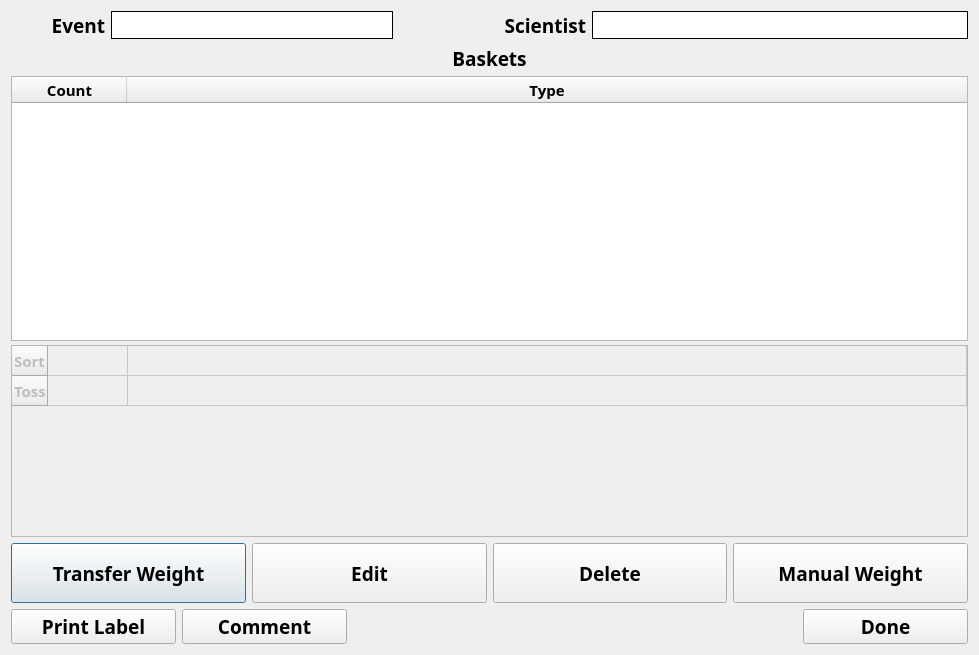
<?xml version="1.0" encoding="UTF-8"?>
<ui version="4.0">
 <class>clamsCatch</class>
 <widget class="QDialog" name="clamsCatch">
  <property name="windowModality">
   <enum>Qt::NonModal</enum>
  </property>
  <property name="geometry">
   <rect>
    <x>0</x>
    <y>0</y>
    <width>979</width>
    <height>655</height>
   </rect>
  </property>
  <property name="minimumSize">
   <size>
    <width>750</width>
    <height>600</height>
   </size>
  </property>
  <property name="windowTitle">
   <string>CLAMS Catch</string>
  </property>
  <layout class="QVBoxLayout" name="verticalLayout">
   <item>
    <layout class="QHBoxLayout" name="horizontalLayout_4" stretch="10,30,20,40">
     <item>
      <widget class="QLabel" name="haulLabel">
       <property name="font">
        <font>
         <family>Arial Black</family>
         <pointsize>14</pointsize>
         <weight>75</weight>
         <bold>true</bold>
        </font>
       </property>
       <property name="text">
        <string>Event</string>
       </property>
       <property name="alignment">
        <set>Qt::AlignRight|Qt::AlignTrailing|Qt::AlignVCenter</set>
       </property>
      </widget>
     </item>
     <item>
      <widget class="QLabel" name="haulNum">
       <property name="font">
        <font>
         <family>Arial Black</family>
         <pointsize>14</pointsize>
         <weight>75</weight>
         <bold>true</bold>
        </font>
       </property>
       <property name="layoutDirection">
        <enum>Qt::LeftToRight</enum>
       </property>
       <property name="styleSheet">
        <string notr="true">QWidget {
    background-color: white;
}</string>
       </property>
       <property name="frameShape">
        <enum>QFrame::Panel</enum>
       </property>
       <property name="text">
        <string/>
       </property>
      </widget>
     </item>
     <item>
      <widget class="QLabel" name="label_10">
       <property name="font">
        <font>
         <family>Arial Black</family>
         <pointsize>14</pointsize>
         <weight>75</weight>
         <bold>true</bold>
        </font>
       </property>
       <property name="text">
        <string>Scientist</string>
       </property>
       <property name="alignment">
        <set>Qt::AlignRight|Qt::AlignTrailing|Qt::AlignVCenter</set>
       </property>
      </widget>
     </item>
     <item>
      <widget class="QLabel" name="sciLabel">
       <property name="minimumSize">
        <size>
         <width>0</width>
         <height>0</height>
        </size>
       </property>
       <property name="font">
        <font>
         <family>Arial Black</family>
         <pointsize>14</pointsize>
         <weight>75</weight>
         <bold>true</bold>
        </font>
       </property>
       <property name="autoFillBackground">
        <bool>false</bool>
       </property>
       <property name="styleSheet">
        <string notr="true">QWidget {
    background-color: white;
}</string>
       </property>
       <property name="frameShape">
        <enum>QFrame::Panel</enum>
       </property>
       <property name="frameShadow">
        <enum>QFrame::Plain</enum>
       </property>
       <property name="lineWidth">
        <number>1</number>
       </property>
       <property name="text">
        <string/>
       </property>
      </widget>
     </item>
    </layout>
   </item>
   <item>
    <layout class="QVBoxLayout" name="verticalLayout_4" stretch="55">
     <property name="spacing">
      <number>12</number>
     </property>
     <item>
      <layout class="QVBoxLayout" name="verticalLayout_2" stretch="0,0,0">
       <property name="spacing">
        <number>4</number>
       </property>
       <property name="sizeConstraint">
        <enum>QLayout::SetDefaultConstraint</enum>
       </property>
       <item>
        <widget class="QLabel" name="label_7">
         <property name="font">
          <font>
           <family>Arial Black</family>
           <pointsize>14</pointsize>
           <weight>75</weight>
           <bold>true</bold>
          </font>
         </property>
         <property name="text">
          <string>Baskets</string>
         </property>
         <property name="alignment">
          <set>Qt::AlignCenter</set>
         </property>
        </widget>
       </item>
       <item>
        <widget class="QTableWidget" name="basketTable">
         <property name="sizePolicy">
          <sizepolicy hsizetype="Expanding" vsizetype="Preferred">
           <horstretch>0</horstretch>
           <verstretch>1</verstretch>
          </sizepolicy>
         </property>
         <property name="minimumSize">
          <size>
           <width>0</width>
           <height>0</height>
          </size>
         </property>
         <property name="font">
          <font>
           <family>Arial Black</family>
           <pointsize>11</pointsize>
           <weight>75</weight>
           <bold>true</bold>
          </font>
         </property>
         <property name="selectionMode">
          <enum>QAbstractItemView::NoSelection</enum>
         </property>
         <property name="selectionBehavior">
          <enum>QAbstractItemView::SelectItems</enum>
         </property>
         <property name="showGrid">
          <bool>true</bool>
         </property>
         <attribute name="horizontalHeaderMinimumSectionSize">
          <number>100</number>
         </attribute>
         <attribute name="horizontalHeaderDefaultSectionSize">
          <number>115</number>
         </attribute>
         <attribute name="horizontalHeaderShowSortIndicator" stdset="0">
          <bool>false</bool>
         </attribute>
         <attribute name="horizontalHeaderStretchLastSection">
          <bool>true</bool>
         </attribute>
         <attribute name="verticalHeaderDefaultSectionSize">
          <number>50</number>
         </attribute>
         <column>
          <property name="text">
           <string>Count</string>
          </property>
         </column>
         <column>
          <property name="text">
           <string>Type</string>
          </property>
         </column>
        </widget>
       </item>
       <item>
        <widget class="QTableWidget" name="sumTable">
         <property name="enabled">
          <bool>false</bool>
         </property>
         <property name="sizePolicy">
          <sizepolicy hsizetype="Expanding" vsizetype="Preferred">
           <horstretch>0</horstretch>
           <verstretch>0</verstretch>
          </sizepolicy>
         </property>
         <property name="minimumSize">
          <size>
           <width>0</width>
           <height>0</height>
          </size>
         </property>
         <property name="font">
          <font>
           <family>Arial Black</family>
           <pointsize>11</pointsize>
           <weight>75</weight>
           <bold>true</bold>
          </font>
         </property>
         <property name="rowCount">
          <number>2</number>
         </property>
         <property name="columnCount">
          <number>2</number>
         </property>
         <attribute name="horizontalHeaderVisible">
          <bool>false</bool>
         </attribute>
         <attribute name="horizontalHeaderMinimumSectionSize">
          <number>50</number>
         </attribute>
         <attribute name="horizontalHeaderDefaultSectionSize">
          <number>80</number>
         </attribute>
         <attribute name="horizontalHeaderStretchLastSection">
          <bool>true</bool>
         </attribute>
         <attribute name="verticalHeaderVisible">
          <bool>true</bool>
         </attribute>
         <attribute name="verticalHeaderCascadingSectionResizes">
          <bool>false</bool>
         </attribute>
         <attribute name="verticalHeaderMinimumSectionSize">
          <number>30</number>
         </attribute>
         <attribute name="verticalHeaderDefaultSectionSize">
          <number>30</number>
         </attribute>
         <attribute name="verticalHeaderStretchLastSection">
          <bool>false</bool>
         </attribute>
         <row>
          <property name="text">
           <string>Sort</string>
          </property>
         </row>
         <row>
          <property name="text">
           <string>Toss</string>
          </property>
         </row>
         <column>
          <property name="text">
           <string>Total Baskets</string>
          </property>
         </column>
         <column>
          <property name="text">
           <string>Total Weight</string>
          </property>
         </column>
        </widget>
       </item>
      </layout>
     </item>
    </layout>
   </item>
   <item>
    <layout class="QHBoxLayout" name="horizontalLayout">
     <item>
      <widget class="QPushButton" name="transBtn">
       <property name="minimumSize">
        <size>
         <width>0</width>
         <height>60</height>
        </size>
       </property>
       <property name="font">
        <font>
         <family>Arial Black</family>
         <pointsize>14</pointsize>
         <weight>75</weight>
         <bold>true</bold>
        </font>
       </property>
       <property name="text">
        <string>Transfer Weight</string>
       </property>
      </widget>
     </item>
     <item>
      <widget class="QPushButton" name="editBtn">
       <property name="minimumSize">
        <size>
         <width>0</width>
         <height>60</height>
        </size>
       </property>
       <property name="font">
        <font>
         <family>Arial Black</family>
         <pointsize>14</pointsize>
         <weight>75</weight>
         <bold>true</bold>
        </font>
       </property>
       <property name="text">
        <string>Edit</string>
       </property>
      </widget>
     </item>
     <item>
      <widget class="QPushButton" name="delBtn">
       <property name="minimumSize">
        <size>
         <width>0</width>
         <height>60</height>
        </size>
       </property>
       <property name="font">
        <font>
         <family>Arial Black</family>
         <pointsize>14</pointsize>
         <weight>75</weight>
         <bold>true</bold>
        </font>
       </property>
       <property name="text">
        <string>Delete</string>
       </property>
      </widget>
     </item>
     <item>
      <widget class="QPushButton" name="manualBtn">
       <property name="sizePolicy">
        <sizepolicy hsizetype="Minimum" vsizetype="Preferred">
         <horstretch>0</horstretch>
         <verstretch>0</verstretch>
        </sizepolicy>
       </property>
       <property name="minimumSize">
        <size>
         <width>0</width>
         <height>60</height>
        </size>
       </property>
       <property name="font">
        <font>
         <family>Arial Black</family>
         <pointsize>14</pointsize>
         <weight>75</weight>
         <bold>true</bold>
        </font>
       </property>
       <property name="text">
        <string>Manual Weight</string>
       </property>
      </widget>
     </item>
    </layout>
   </item>
   <item>
    <layout class="QHBoxLayout" name="horizontalLayout_3">
     <item>
      <widget class="QPushButton" name="printBtn">
       <property name="minimumSize">
        <size>
         <width>165</width>
         <height>35</height>
        </size>
       </property>
       <property name="font">
        <font>
         <family>Arial Black</family>
         <pointsize>14</pointsize>
         <weight>75</weight>
         <bold>true</bold>
        </font>
       </property>
       <property name="text">
        <string>Print Label</string>
       </property>
      </widget>
     </item>
     <item>
      <widget class="QPushButton" name="commentBtn">
       <property name="minimumSize">
        <size>
         <width>165</width>
         <height>35</height>
        </size>
       </property>
       <property name="font">
        <font>
         <family>Arial Black</family>
         <pointsize>14</pointsize>
         <weight>75</weight>
         <bold>true</bold>
        </font>
       </property>
       <property name="text">
        <string>Comment</string>
       </property>
      </widget>
     </item>
     <item>
      <spacer name="horizontalSpacer">
       <property name="orientation">
        <enum>Qt::Horizontal</enum>
       </property>
       <property name="sizeHint" stdset="0">
        <size>
         <width>40</width>
         <height>20</height>
        </size>
       </property>
      </spacer>
     </item>
     <item>
      <widget class="QPushButton" name="doneBtn">
       <property name="minimumSize">
        <size>
         <width>165</width>
         <height>35</height>
        </size>
       </property>
       <property name="font">
        <font>
         <family>Arial Black</family>
         <pointsize>14</pointsize>
         <weight>75</weight>
         <bold>true</bold>
        </font>
       </property>
       <property name="text">
        <string>Done</string>
       </property>
      </widget>
     </item>
    </layout>
   </item>
  </layout>
 </widget>
 <resources/>
 <connections/>
</ui>
